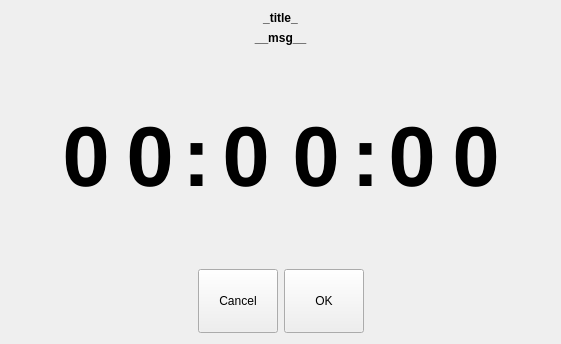
<?xml version="1.0" encoding="UTF-8"?>
<ui version="4.0">
 <class>TimeEditDialog</class>
 <widget class="QDialog" name="TimeEditDialog">
  <property name="geometry">
   <rect>
    <x>0</x>
    <y>0</y>
    <width>561</width>
    <height>344</height>
   </rect>
  </property>
  <property name="windowTitle">
   <string>Set Value</string>
  </property>
  <layout class="QVBoxLayout" name="verticalLayout">
   <item>
    <widget class="QLabel" name="titleLabel">
     <property name="sizePolicy">
      <sizepolicy hsizetype="Preferred" vsizetype="Fixed">
       <horstretch>0</horstretch>
       <verstretch>0</verstretch>
      </sizepolicy>
     </property>
     <property name="font">
      <font>
       <weight>75</weight>
       <bold>true</bold>
      </font>
     </property>
     <property name="text">
      <string>_title_</string>
     </property>
     <property name="alignment">
      <set>Qt::AlignCenter</set>
     </property>
    </widget>
   </item>
   <item>
    <widget class="QLabel" name="msgLabel">
     <property name="sizePolicy">
      <sizepolicy hsizetype="Preferred" vsizetype="Fixed">
       <horstretch>0</horstretch>
       <verstretch>0</verstretch>
      </sizepolicy>
     </property>
     <property name="font">
      <font>
       <weight>75</weight>
       <bold>true</bold>
      </font>
     </property>
     <property name="text">
      <string>__msg__</string>
     </property>
     <property name="alignment">
      <set>Qt::AlignCenter</set>
     </property>
    </widget>
   </item>
   <item>
    <layout class="QHBoxLayout" name="_10">
     <property name="spacing">
      <number>0</number>
     </property>
     <item>
      <spacer name="horizontalSpacer">
       <property name="orientation">
        <enum>Qt::Horizontal</enum>
       </property>
       <property name="sizeHint" stdset="0">
        <size>
         <width>40</width>
         <height>20</height>
        </size>
       </property>
      </spacer>
     </item>
     <item>
      <layout class="QVBoxLayout" name="_9">
       <item>
        <widget class="QPushButton" name="incDigit_5">
         <property name="minimumSize">
          <size>
           <width>64</width>
           <height>64</height>
          </size>
         </property>
         <property name="focusPolicy">
          <enum>Qt::NoFocus</enum>
         </property>
         <property name="icon">
          <iconset resource="../TouchNumberEdit/numbereditdialog.qrc">
           <normaloff>:/angle-up.svg</normaloff>:/angle-up.svg</iconset>
         </property>
         <property name="iconSize">
          <size>
           <width>36</width>
           <height>36</height>
          </size>
         </property>
         <property name="flat">
          <bool>true</bool>
         </property>
        </widget>
       </item>
       <item>
        <widget class="QLabel" name="digit_5">
         <property name="minimumSize">
          <size>
           <width>64</width>
           <height>70</height>
          </size>
         </property>
         <property name="font">
          <font>
           <pointsize>64</pointsize>
           <weight>75</weight>
           <bold>true</bold>
          </font>
         </property>
         <property name="text">
          <string>0</string>
         </property>
         <property name="alignment">
          <set>Qt::AlignCenter</set>
         </property>
        </widget>
       </item>
       <item>
        <widget class="QPushButton" name="decDigit_5">
         <property name="minimumSize">
          <size>
           <width>64</width>
           <height>64</height>
          </size>
         </property>
         <property name="focusPolicy">
          <enum>Qt::NoFocus</enum>
         </property>
         <property name="icon">
          <iconset resource="../TouchNumberEdit/numbereditdialog.qrc">
           <normaloff>:/angle-down.svg</normaloff>:/angle-down.svg</iconset>
         </property>
         <property name="iconSize">
          <size>
           <width>36</width>
           <height>36</height>
          </size>
         </property>
         <property name="flat">
          <bool>true</bool>
         </property>
        </widget>
       </item>
      </layout>
     </item>
     <item>
      <layout class="QVBoxLayout" name="_8">
       <item>
        <widget class="QPushButton" name="incDigit_4">
         <property name="minimumSize">
          <size>
           <width>64</width>
           <height>64</height>
          </size>
         </property>
         <property name="focusPolicy">
          <enum>Qt::NoFocus</enum>
         </property>
         <property name="icon">
          <iconset resource="../TouchNumberEdit/numbereditdialog.qrc">
           <normaloff>:/angle-up.svg</normaloff>:/angle-up.svg</iconset>
         </property>
         <property name="iconSize">
          <size>
           <width>36</width>
           <height>36</height>
          </size>
         </property>
         <property name="flat">
          <bool>true</bool>
         </property>
        </widget>
       </item>
       <item>
        <widget class="QLabel" name="digit_4">
         <property name="minimumSize">
          <size>
           <width>64</width>
           <height>70</height>
          </size>
         </property>
         <property name="font">
          <font>
           <pointsize>64</pointsize>
           <weight>75</weight>
           <bold>true</bold>
          </font>
         </property>
         <property name="text">
          <string>0</string>
         </property>
         <property name="alignment">
          <set>Qt::AlignCenter</set>
         </property>
        </widget>
       </item>
       <item>
        <widget class="QPushButton" name="decDigit_4">
         <property name="minimumSize">
          <size>
           <width>64</width>
           <height>64</height>
          </size>
         </property>
         <property name="focusPolicy">
          <enum>Qt::NoFocus</enum>
         </property>
         <property name="icon">
          <iconset resource="../TouchNumberEdit/numbereditdialog.qrc">
           <normaloff>:/angle-down.svg</normaloff>:/angle-down.svg</iconset>
         </property>
         <property name="iconSize">
          <size>
           <width>36</width>
           <height>36</height>
          </size>
         </property>
         <property name="flat">
          <bool>true</bool>
         </property>
        </widget>
       </item>
      </layout>
     </item>
     <item>
      <layout class="QVBoxLayout" name="_7">
       <item>
        <widget class="QLabel" name="decimalPoint_2">
         <property name="sizePolicy">
          <sizepolicy hsizetype="Fixed" vsizetype="Fixed">
           <horstretch>0</horstretch>
           <verstretch>0</verstretch>
          </sizepolicy>
         </property>
         <property name="font">
          <font>
           <pointsize>64</pointsize>
           <weight>75</weight>
           <bold>true</bold>
          </font>
         </property>
         <property name="text">
          <string>:</string>
         </property>
         <property name="alignment">
          <set>Qt::AlignCenter</set>
         </property>
        </widget>
       </item>
      </layout>
     </item>
     <item>
      <layout class="QVBoxLayout" name="_6">
       <item>
        <widget class="QPushButton" name="incDigit_3">
         <property name="minimumSize">
          <size>
           <width>64</width>
           <height>64</height>
          </size>
         </property>
         <property name="focusPolicy">
          <enum>Qt::NoFocus</enum>
         </property>
         <property name="icon">
          <iconset resource="../TouchNumberEdit/numbereditdialog.qrc">
           <normaloff>:/angle-up.svg</normaloff>:/angle-up.svg</iconset>
         </property>
         <property name="iconSize">
          <size>
           <width>36</width>
           <height>36</height>
          </size>
         </property>
         <property name="flat">
          <bool>true</bool>
         </property>
        </widget>
       </item>
       <item>
        <widget class="QLabel" name="digit_3">
         <property name="minimumSize">
          <size>
           <width>70</width>
           <height>70</height>
          </size>
         </property>
         <property name="font">
          <font>
           <pointsize>64</pointsize>
           <weight>75</weight>
           <bold>true</bold>
          </font>
         </property>
         <property name="text">
          <string>0</string>
         </property>
         <property name="alignment">
          <set>Qt::AlignCenter</set>
         </property>
        </widget>
       </item>
       <item>
        <widget class="QPushButton" name="decDigit_3">
         <property name="minimumSize">
          <size>
           <width>64</width>
           <height>64</height>
          </size>
         </property>
         <property name="focusPolicy">
          <enum>Qt::NoFocus</enum>
         </property>
         <property name="icon">
          <iconset resource="../TouchNumberEdit/numbereditdialog.qrc">
           <normaloff>:/angle-down.svg</normaloff>:/angle-down.svg</iconset>
         </property>
         <property name="iconSize">
          <size>
           <width>36</width>
           <height>36</height>
          </size>
         </property>
         <property name="flat">
          <bool>true</bool>
         </property>
        </widget>
       </item>
      </layout>
     </item>
     <item>
      <layout class="QVBoxLayout" name="_5">
       <item>
        <widget class="QPushButton" name="incDigit_2">
         <property name="minimumSize">
          <size>
           <width>64</width>
           <height>64</height>
          </size>
         </property>
         <property name="focusPolicy">
          <enum>Qt::NoFocus</enum>
         </property>
         <property name="icon">
          <iconset resource="../TouchNumberEdit/numbereditdialog.qrc">
           <normaloff>:/angle-up.svg</normaloff>:/angle-up.svg</iconset>
         </property>
         <property name="iconSize">
          <size>
           <width>36</width>
           <height>36</height>
          </size>
         </property>
         <property name="flat">
          <bool>true</bool>
         </property>
        </widget>
       </item>
       <item>
        <widget class="QLabel" name="digit_2">
         <property name="minimumSize">
          <size>
           <width>70</width>
           <height>70</height>
          </size>
         </property>
         <property name="font">
          <font>
           <pointsize>64</pointsize>
           <weight>75</weight>
           <bold>true</bold>
          </font>
         </property>
         <property name="text">
          <string>0</string>
         </property>
         <property name="alignment">
          <set>Qt::AlignCenter</set>
         </property>
        </widget>
       </item>
       <item>
        <widget class="QPushButton" name="decDigit_2">
         <property name="minimumSize">
          <size>
           <width>64</width>
           <height>64</height>
          </size>
         </property>
         <property name="focusPolicy">
          <enum>Qt::NoFocus</enum>
         </property>
         <property name="icon">
          <iconset resource="../TouchNumberEdit/numbereditdialog.qrc">
           <normaloff>:/angle-down.svg</normaloff>:/angle-down.svg</iconset>
         </property>
         <property name="iconSize">
          <size>
           <width>36</width>
           <height>36</height>
          </size>
         </property>
         <property name="flat">
          <bool>true</bool>
         </property>
        </widget>
       </item>
      </layout>
     </item>
     <item>
      <layout class="QVBoxLayout" name="_4">
       <item>
        <widget class="QLabel" name="digitSeparator_3">
         <property name="sizePolicy">
          <sizepolicy hsizetype="Fixed" vsizetype="Fixed">
           <horstretch>0</horstretch>
           <verstretch>0</verstretch>
          </sizepolicy>
         </property>
         <property name="font">
          <font>
           <pointsize>64</pointsize>
           <weight>75</weight>
           <bold>true</bold>
          </font>
         </property>
         <property name="text">
          <string>:</string>
         </property>
         <property name="alignment">
          <set>Qt::AlignCenter</set>
         </property>
        </widget>
       </item>
      </layout>
     </item>
     <item>
      <layout class="QVBoxLayout" name="_3">
       <item>
        <widget class="QPushButton" name="incDigit_1">
         <property name="minimumSize">
          <size>
           <width>64</width>
           <height>64</height>
          </size>
         </property>
         <property name="focusPolicy">
          <enum>Qt::NoFocus</enum>
         </property>
         <property name="icon">
          <iconset resource="../TouchNumberEdit/numbereditdialog.qrc">
           <normaloff>:/angle-up.svg</normaloff>:/angle-up.svg</iconset>
         </property>
         <property name="iconSize">
          <size>
           <width>36</width>
           <height>36</height>
          </size>
         </property>
         <property name="flat">
          <bool>true</bool>
         </property>
        </widget>
       </item>
       <item>
        <widget class="QLabel" name="digit_1">
         <property name="minimumSize">
          <size>
           <width>64</width>
           <height>70</height>
          </size>
         </property>
         <property name="font">
          <font>
           <pointsize>64</pointsize>
           <weight>75</weight>
           <bold>true</bold>
          </font>
         </property>
         <property name="text">
          <string>0</string>
         </property>
         <property name="alignment">
          <set>Qt::AlignCenter</set>
         </property>
        </widget>
       </item>
       <item>
        <widget class="QPushButton" name="decDigit_1">
         <property name="minimumSize">
          <size>
           <width>64</width>
           <height>64</height>
          </size>
         </property>
         <property name="focusPolicy">
          <enum>Qt::NoFocus</enum>
         </property>
         <property name="icon">
          <iconset resource="../TouchNumberEdit/numbereditdialog.qrc">
           <normaloff>:/angle-down.svg</normaloff>:/angle-down.svg</iconset>
         </property>
         <property name="iconSize">
          <size>
           <width>36</width>
           <height>36</height>
          </size>
         </property>
         <property name="flat">
          <bool>true</bool>
         </property>
        </widget>
       </item>
      </layout>
     </item>
     <item>
      <layout class="QVBoxLayout" name="_2">
       <item>
        <widget class="QPushButton" name="incDigit_0">
         <property name="minimumSize">
          <size>
           <width>64</width>
           <height>64</height>
          </size>
         </property>
         <property name="focusPolicy">
          <enum>Qt::NoFocus</enum>
         </property>
         <property name="icon">
          <iconset resource="../TouchNumberEdit/numbereditdialog.qrc">
           <normaloff>:/angle-up.svg</normaloff>:/angle-up.svg</iconset>
         </property>
         <property name="iconSize">
          <size>
           <width>36</width>
           <height>36</height>
          </size>
         </property>
         <property name="flat">
          <bool>true</bool>
         </property>
        </widget>
       </item>
       <item>
        <widget class="QLabel" name="digit_0">
         <property name="minimumSize">
          <size>
           <width>64</width>
           <height>70</height>
          </size>
         </property>
         <property name="font">
          <font>
           <pointsize>64</pointsize>
           <weight>75</weight>
           <bold>true</bold>
          </font>
         </property>
         <property name="text">
          <string>0</string>
         </property>
         <property name="alignment">
          <set>Qt::AlignCenter</set>
         </property>
        </widget>
       </item>
       <item>
        <widget class="QPushButton" name="decDigit_0">
         <property name="minimumSize">
          <size>
           <width>64</width>
           <height>64</height>
          </size>
         </property>
         <property name="focusPolicy">
          <enum>Qt::NoFocus</enum>
         </property>
         <property name="icon">
          <iconset resource="../TouchNumberEdit/numbereditdialog.qrc">
           <normaloff>:/angle-down.svg</normaloff>:/angle-down.svg</iconset>
         </property>
         <property name="iconSize">
          <size>
           <width>36</width>
           <height>36</height>
          </size>
         </property>
         <property name="flat">
          <bool>true</bool>
         </property>
        </widget>
       </item>
      </layout>
     </item>
     <item>
      <spacer name="horizontalSpacer_2">
       <property name="orientation">
        <enum>Qt::Horizontal</enum>
       </property>
       <property name="sizeHint" stdset="0">
        <size>
         <width>40</width>
         <height>20</height>
        </size>
       </property>
      </spacer>
     </item>
    </layout>
   </item>
   <item>
    <layout class="QHBoxLayout" name="_11">
     <item>
      <spacer name="horizontalSpacer_3">
       <property name="orientation">
        <enum>Qt::Horizontal</enum>
       </property>
       <property name="sizeHint" stdset="0">
        <size>
         <width>40</width>
         <height>20</height>
        </size>
       </property>
      </spacer>
     </item>
     <item>
      <widget class="QPushButton" name="cancelButton">
       <property name="sizePolicy">
        <sizepolicy hsizetype="Fixed" vsizetype="Fixed">
         <horstretch>0</horstretch>
         <verstretch>0</verstretch>
        </sizepolicy>
       </property>
       <property name="minimumSize">
        <size>
         <width>64</width>
         <height>64</height>
        </size>
       </property>
       <property name="focusPolicy">
        <enum>Qt::NoFocus</enum>
       </property>
       <property name="text">
        <string>Cancel</string>
       </property>
      </widget>
     </item>
     <item>
      <widget class="QPushButton" name="okButton">
       <property name="sizePolicy">
        <sizepolicy hsizetype="Fixed" vsizetype="Fixed">
         <horstretch>0</horstretch>
         <verstretch>0</verstretch>
        </sizepolicy>
       </property>
       <property name="minimumSize">
        <size>
         <width>64</width>
         <height>64</height>
        </size>
       </property>
       <property name="focusPolicy">
        <enum>Qt::NoFocus</enum>
       </property>
       <property name="text">
        <string>OK</string>
       </property>
      </widget>
     </item>
     <item>
      <spacer name="horizontalSpacer_4">
       <property name="orientation">
        <enum>Qt::Horizontal</enum>
       </property>
       <property name="sizeHint" stdset="0">
        <size>
         <width>40</width>
         <height>20</height>
        </size>
       </property>
      </spacer>
     </item>
    </layout>
   </item>
  </layout>
 </widget>
 <resources>
  <include location="../TouchNumberEdit/numbereditdialog.qrc"/>
 </resources>
 <connections/>
</ui>
